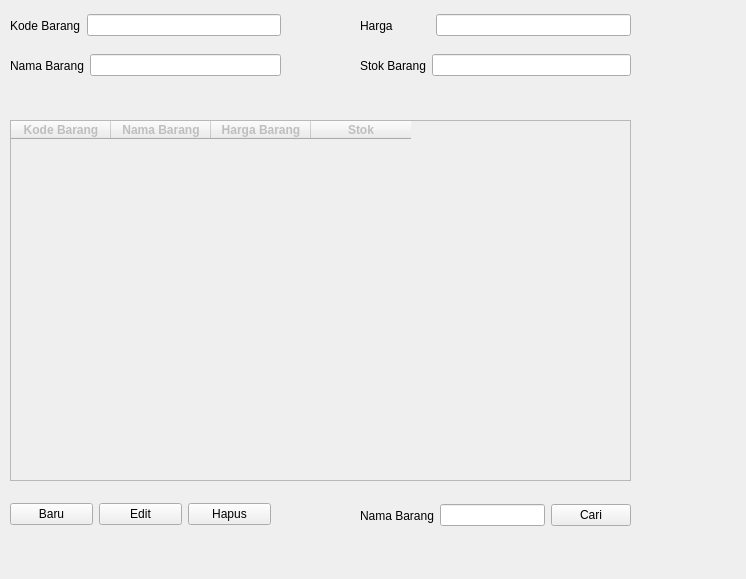
<?xml version="1.0" encoding="UTF-8"?>
<ui version="4.0">
 <class>Form</class>
 <widget class="QWidget" name="Form">
  <property name="geometry">
   <rect>
    <x>0</x>
    <y>0</y>
    <width>746</width>
    <height>579</height>
   </rect>
  </property>
  <property name="windowTitle">
   <string>Form</string>
  </property>
  <widget class="QWidget" name="horizontalLayoutWidget">
   <property name="geometry">
    <rect>
     <x>10</x>
     <y>10</y>
     <width>271</width>
     <height>31</height>
    </rect>
   </property>
   <layout class="QHBoxLayout" name="l">
    <item>
     <widget class="QLabel" name="lblKodeBarang">
      <property name="text">
       <string>Kode Barang</string>
      </property>
     </widget>
    </item>
    <item>
     <widget class="QLineEdit" name="txtKodeBarang"/>
    </item>
   </layout>
  </widget>
  <widget class="QWidget" name="horizontalLayoutWidget_2">
   <property name="geometry">
    <rect>
     <x>10</x>
     <y>50</y>
     <width>271</width>
     <height>31</height>
    </rect>
   </property>
   <layout class="QHBoxLayout" name="hlytNamaBarang">
    <item>
     <widget class="QLabel" name="lblNamaBarang">
      <property name="text">
       <string>Nama Barang</string>
      </property>
     </widget>
    </item>
    <item>
     <widget class="QLineEdit" name="txtNamaBarang">
      <property name="text">
       <string/>
      </property>
     </widget>
    </item>
   </layout>
  </widget>
  <widget class="QWidget" name="horizontalLayoutWidget_3">
   <property name="geometry">
    <rect>
     <x>360</x>
     <y>10</y>
     <width>271</width>
     <height>31</height>
    </rect>
   </property>
   <layout class="QHBoxLayout" name="l_2">
    <item>
     <widget class="QLabel" name="lblHarga">
      <property name="text">
       <string>Harga           </string>
      </property>
     </widget>
    </item>
    <item>
     <widget class="QLineEdit" name="txtHarga"/>
    </item>
   </layout>
  </widget>
  <widget class="QWidget" name="horizontalLayoutWidget_4">
   <property name="geometry">
    <rect>
     <x>360</x>
     <y>50</y>
     <width>271</width>
     <height>31</height>
    </rect>
   </property>
   <layout class="QHBoxLayout" name="hlytNamaBarang_2">
    <item>
     <widget class="QLabel" name="lblStok">
      <property name="text">
       <string>Stok Barang</string>
      </property>
     </widget>
    </item>
    <item>
     <widget class="QLineEdit" name="txtStok">
      <property name="text">
       <string/>
      </property>
     </widget>
    </item>
   </layout>
  </widget>
  <widget class="QTableWidget" name="tblwgBarang">
   <property name="enabled">
    <bool>false</bool>
   </property>
   <property name="geometry">
    <rect>
     <x>10</x>
     <y>120</y>
     <width>621</width>
     <height>361</height>
    </rect>
   </property>
   <property name="font">
    <font>
     <weight>75</weight>
     <bold>true</bold>
    </font>
   </property>
   <column>
    <property name="text">
     <string>Kode Barang</string>
    </property>
   </column>
   <column>
    <property name="text">
     <string>Nama Barang</string>
    </property>
   </column>
   <column>
    <property name="text">
     <string>Harga Barang</string>
    </property>
   </column>
   <column>
    <property name="text">
     <string>Stok</string>
    </property>
   </column>
  </widget>
  <widget class="QWidget" name="horizontalLayoutWidget_5">
   <property name="geometry">
    <rect>
     <x>10</x>
     <y>499</y>
     <width>261</width>
     <height>31</height>
    </rect>
   </property>
   <layout class="QHBoxLayout" name="horizontalLayout">
    <item>
     <widget class="QPushButton" name="btnSimpan">
      <property name="text">
       <string>Baru</string>
      </property>
     </widget>
    </item>
    <item>
     <widget class="QPushButton" name="btnEdit">
      <property name="text">
       <string>Edit</string>
      </property>
     </widget>
    </item>
    <item>
     <widget class="QPushButton" name="btnDelete">
      <property name="text">
       <string>Hapus</string>
      </property>
     </widget>
    </item>
   </layout>
  </widget>
  <widget class="QWidget" name="horizontalLayoutWidget_6">
   <property name="geometry">
    <rect>
     <x>360</x>
     <y>500</y>
     <width>271</width>
     <height>31</height>
    </rect>
   </property>
   <layout class="QHBoxLayout" name="hlytNamaBarang_3">
    <item>
     <widget class="QLabel" name="lblNamaBarangCari">
      <property name="text">
       <string>Nama Barang</string>
      </property>
     </widget>
    </item>
    <item>
     <widget class="QLineEdit" name="txtCari">
      <property name="text">
       <string/>
      </property>
     </widget>
    </item>
    <item>
     <widget class="QPushButton" name="btnCari">
      <property name="text">
       <string>Cari</string>
      </property>
     </widget>
    </item>
   </layout>
  </widget>
 </widget>
 <resources/>
 <connections/>
</ui>
